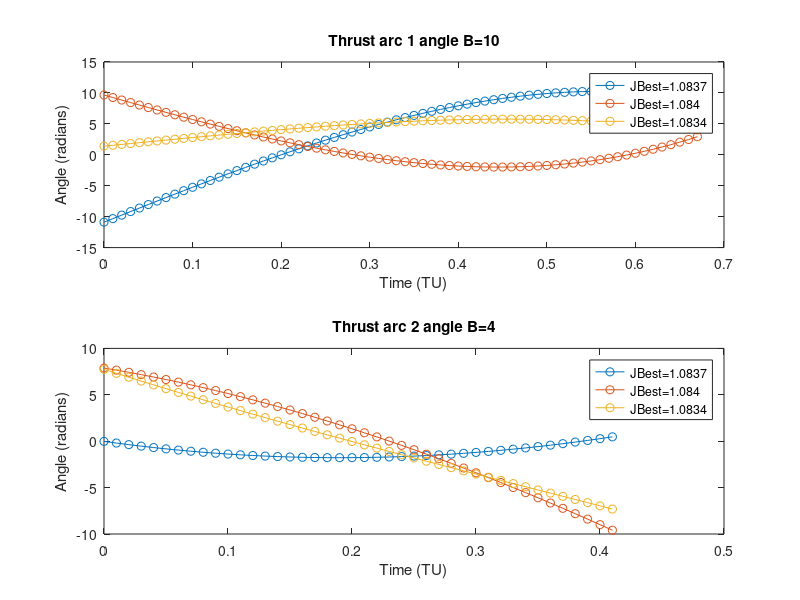

The MATLAB source for this figure:
particlesB2 = [ -0.1901198028497241	1	-0.04834424815088992	-1	-0.0003163896310721081	-0.3263155003733011	0.8848431828601635	-0.09326100639757344	0.6709061443951977	2.76405176917629	0.4132477279882463;
    0.16869	-0.7152	0.13536	1	0.13758	-0.38264	-1	0.28981	0.67163	2.7975	0.41235;
    0.024413	0.24366	0.032103	-0.43868	0.1351	-0.74577	0.41254	-0.3803	0.67002	2.7597	0.41335 ];



particlesB4 = [-0.083403 0.66131 -0.44825	-0.081968	0.12607	-0.34315	-0.13379	-0.57554	1.046	2.8183	0.43996;
   -0.14636	0.10731	0.28391	-0.067937	-0.039543	0.50864	0.32392	0.19839	1.0434	2.9085	0.44457;
    -0.23143 0.58274	0.18055	-0.42708	0.24862	-0.9965	0.058699	0.37597	1.043	2.8297	0.44625 ];

particlesB6 = [ -0.095913	-0.1817	-0.10521	0.43851	0.20661	-1	0.58426	0.61941	1.1791	2.9029	0.41225;
    -0.058671	-0.35286	0.49664	0.12088	0.31666	-1	-0.13826	-0.43334	1.1747	2.9165	0.41737;
    -0.10565	0.34853	-0.54094	0.25548	0.12673	0.52359	-1	1	1.1838	3.0477	0.41451 ];

particlesB8 = [ -0.55738	0.6219	-0.31968	0.045746	-0.070674	0.66418	-0.35341	-0.45893	1.2848	2.984	0.37425;
    -0.60114	0.4061	0.38183	0.044342	-0.005801	0.69928	-0.77527	-0.78553	1.2649	2.9687	0.38765;
    -0.16974	0.12319	0.57286	-0.47868	-0.37655	0.34343	-0.22135	0.059018	1.2496	2.6008	0.40282 ];

particlesB10 = [ -0.044198	-0.015433	-0.14805	0.32411	-0.088617	0.011836	1	-0.7328	1.2807	2.8609	0.36592;
    0.53415	-0.46122	-0.95307	0.76981	-0.22034	0.93779	-0.60791	-0.32023	1.3263	2.8439	0.35271;
    -0.07758	0.032777	0.39127	-0.082905	-0.32245	0.61233	-0.10411	-0.32031	1.2825	2.6859	0.37292 ];






JBestValuesB2 = [1.0837 , 1.084 1.0834 ];
JBestValuesB4 = [ 1.486,1.488, 1.4893 ];
JBestValuesB6 = [ 1.5914 1.5921 1.5983 ];
JBestValuesB8 = [ 1.6591 1.6526 1.6525 ];
JBestValuesB10 = [ 1.6466 1.6791 1.6554 ];




particles = particlesB2;
JBestValues = JBestValuesB2;

partSize = size(particles);
numParticles = partSize(1);

% [ xi0, xi1, xi2, xi3, v0, v1, v2, v3, v4, t1, e, t2 ]  

for numPart = 1:numParticles
    
    deltaT1 = particles(numPart, 9);
    t1 = 0:.01:deltaT1;
    deltaT2 = particles(numPart, 11);
    tminust2 = 0:.01:deltaT2;
    
    xi0 = particles(numPart, 1);
    xi1 = particles(numPart, 2);
    xi2 = particles(numPart, 3);
    xi3 = particles(numPart, 4);
    
    v0 = particles(numPart, 5);
    v1 = particles(numPart, 6);
    v2 = particles(numPart, 7);
    v3 = particles(numPart, 8);
    
    delta1 = xi0+xi1.*t1+xi2.*t1.^2+xi3.*t1.^3;
    delta2 = v0+v1.*tminust2+v2.*tminust2.^2+v3.*tminust2.^3;
    
    subplot(2,1,1);
    plot(t1, rad2deg(delta1), '-o');
    title("Thrust arc 1 angle B=10");
    ylabel("Angle (radians)");
    xlabel("Time (TU)");
        legend(['JBest=' num2str(JBestValues(1))],['JBest=' num2str(JBestValues(2))], ['JBest=' num2str(JBestValues(3))]);


    hold on;
    
    subplot(2,1,2);
    plot(tminust2, rad2deg(delta2), '-o');
    title("Thrust arc 2 angle B=4");
    ylabel("Angle (radians)");
    xlabel("Time (TU)");
        legend(['JBest=' num2str(JBestValues(1))],['JBest=' num2str(JBestValues(2))], ['JBest=' num2str(JBestValues(3))]);


    hold on;
    
    
    
    
end



